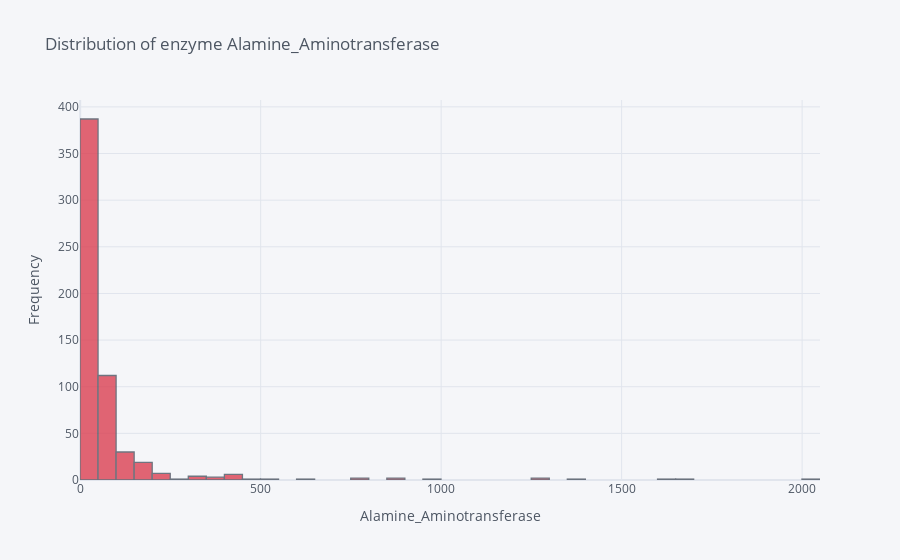

The notebook cell saved with this chart:
### Markdown cell above
There is a positive, strong correlation between these two features of our dataset. We can confirm it by taking into consideration pearson's correlation(about 87.5%) and p-value which is <<0.001.
### Alamine Aminotransferase & Aspartate Aminotransferase

Aspartate Aminotransferase (AST), is a pyridoxal phosphate (PLP)-dependent transaminase enzyme. AST is found in the liver, heart, skeletal muscle, kidneys, brain, and red blood cells. Serum AST level, serum ALT (alanine transaminase) level, and their ratio (AST/ALT ratio) are commonly measured clinically as biomarkers for liver health [[2]](https://gpnotebook.com/simplepage.cfm?ID=322240579).

Aspartate Aminotransferase

* female 6-34 IU/L

* male 8-40 IU/L

### Code cell
df['Alamine_Aminotransferase'].iplot(kind='hist', color = 'red', xTitle = 'Alamine_Aminotransferase', yTitle = 'Frequency', title = 'Distribution of enzyme Alamine_Aminotransferase')

### Figure 1 — Plotly figure (JSON) as saved in the notebook; plotly's stock layout.template omitted (floating-point values rounded to 4 significant figures; data arrays with more than 128 entries replaced by an {"elided": "..."} marker saying what was removed)
{"data": [{"histfunc": "count", "histnorm": "", "marker": {"color": "rgba(219, 64, 82, 1.0)", "line": {"color": "#4D5663", "width": 1.3}}, "name": "Alamine_Aminotransferase", "opacity": 0.8, "orientation": "v", "type": "histogram", "x": {"elided": "583 int values"}}], "layout": {"barmode": "overlay", "legend": {"bgcolor": "#F5F6F9", "font": {"color": "#4D5663"}}, "paper_bgcolor": "#F5F6F9", "plot_bgcolor": "#F5F6F9", "title": {"font": {"color": "#4D5663"}, "text": "Distribution of enzyme Alamine_Aminotransferase"}, "xaxis": {"gridcolor": "#E1E5ED", "showgrid": true, "tickfont": {"color": "#4D5663"}, "title": {"font": {"color": "#4D5663"}, "text": "Alamine_Aminotransferase"}, "zerolinecolor": "#E1E5ED"}, "yaxis": {"gridcolor": "#E1E5ED", "showgrid": true, "tickfont": {"color": "#4D5663"}, "title": {"font": {"color": "#4D5663"}, "text": "Frequency"}, "zerolinecolor": "#E1E5ED"}}}
